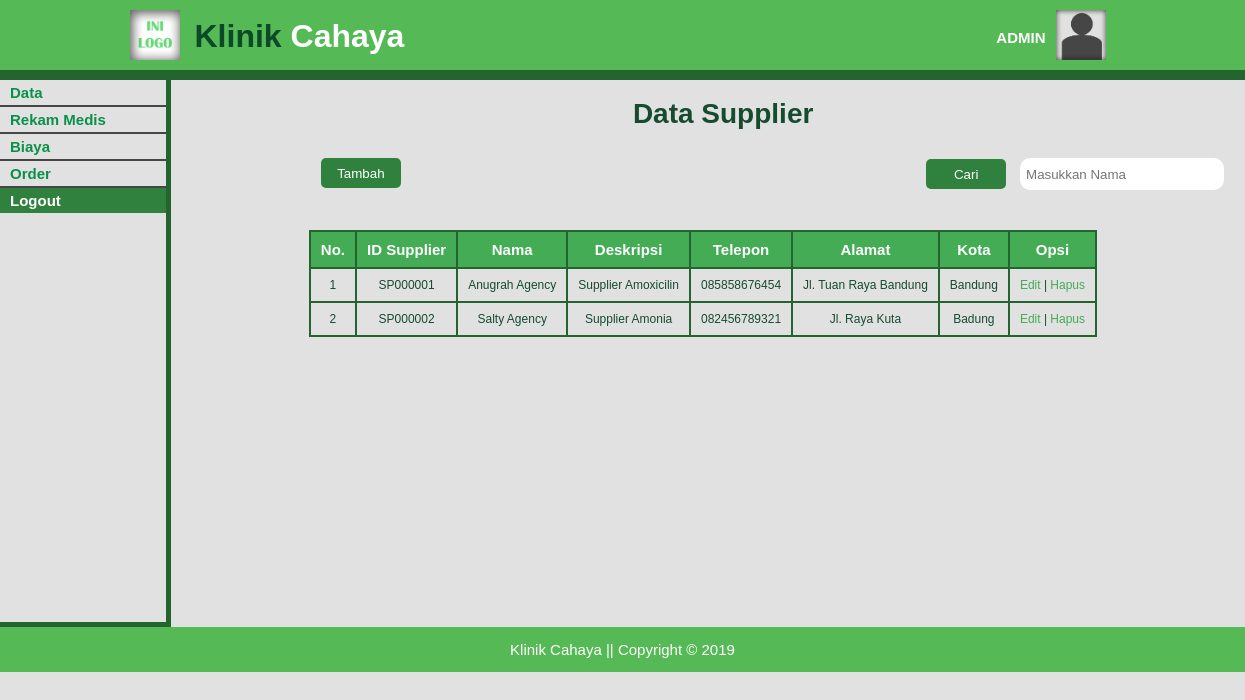
Screenshot of /data_supplier-a.php (signed in) with the database file from the repository.
### tables this page shows
CREATE TABLE `tb_supplier` (
  `id_supplier` varchar(8) NOT NULL,
  `nama` varchar(30) DEFAULT NULL,
  `deskripsi` varchar(30) DEFAULT NULL,
  `telp` varchar(15) DEFAULT NULL,
  `alamat` varchar(100) DEFAULT NULL,
  `kota` varchar(30) DEFAULT NULL
);

### data_supplier-a.php (the view, shortened to what this page needs)
<!DOCTYPE html>
<html>
  <head>
    <link rel="stylesheet" href="./css/data-p_style.css">
  </head>
  <body>
    <header>
      <div class="container">
        <div id="logo">
          <img src="./img/ini_logo.png" alt="Logo">
          <a href="index-a.php"><span class="hightlight">Klinik</span> Cahaya</a>
        </div>
        <div id="profil">
          <img src="./img/pp.png" alt="Profil">
          <h4>ADMIN</h4>
        </div>
      </div>
    </header>
    <section id="sidemenu">
      <div class="container">
        <ul>
          <li class="main">Data
          </li>
          <li class="main"><a href="data_rm-a.php">Rekam Medis</a></li>
					<li class="main">Biaya
          </li>
          <li class="main"><a href="data_order-a.php">Order</a></li>
          <li id="logout"><a href="logout-action.php">Logout</a></li>
        </ul>
      </div>
    </section>
    <section id="content">
      <div class="container">
        <div class="title">
          <h2>Data Supplier</h2>
        </div>
        <div class="button">
          <a href="add-supplier.php"><button type="button" name="tambah">Tambah</button></a>
					<form class="search" action="" method="post">
						<input class="submit" type="submit" name="cariB" value="Cari">
	          <input class="text" type="text" name="cari" placeholder="&nbsp;Masukkan Nama">
					</form>
        </div>
        <br>
        <div class="table">
          <table border=1px>
            <tr>
              <th>No.</th>
              <th>ID Supplier</th>
              <th>Nama</th>
              <th>Deskripsi</th>
              <th>Telepon</th>
							<th>Alamat</th>
              <th>Kota</th>
              <th>Opsi</th>
            </tr>
            <?php
              include('connect.php');
							$cari = empty($_POST['cariB']) ? '' : $_POST['cariB'];
							$inputan = empty($_POST['cari']) ? '' : $_POST['cari'];
							if (isset($cari)) {
								if ($inputan != "") {
									$sql = mysqli_query($connect,"SELECT * FROM tb_supplier WHERE nama like '%$inputan%'");
								}else{
									$sql = mysqli_query($connect,"SELECT * FROM tb_supplier");
								}
							}else{
									$sql = mysqli_query($connect,"SELECT * FROM tb_supplier");
							}
              $no = 1;
              while ($data = mysqli_fetch_array($sql)) {
              ?>
              <tr>
                <td><?php echo $no++; ?></td>
                <td><?php echo $data['id_supplier']; ?></td>
                <td><?php echo $data['nama']; ?></td>
                <td><?php echo $data['deskripsi']; ?></td>
                <td><?php echo $data['telp']; ?></td>
                <td><?php echo $data['alamat']; ?></td>
                <td><?php echo $data['kota']; ?></td>
                <td>
                  <a class="edit" href="update-supplier.php?id=<?php echo $data['id_supplier'] ?>">Edit</a> |
                  <a class="hapus" href="delete-supplier.php?id=<?php echo $data['id_supplier'] ?>">Hapus</a>
                </td>
              </tr>
            <?php  }
             ?>
          </table>
        </div>
      </div>
    </section>
    <footer>
      <div class="container">
        <p>Klinik Cahaya || Copyright &copy; 2019</p>
      </div>
    </footer>
  </body>
</html>

### css/data-p_style.css (style rules this page uses)
body { background-color: #e1e1e1; font: 15px/1 arial,sans-serif; padding: 0; margin: 0; }
.container { width: 80%; margin: auto; overflow: hidden; }
ul { margin: 0; padding: 0; }
header { padding: 10px 0 10px 0; background-color: #55b955; border-bottom: #24642f 10px solid; color : #ffffff; }
header img { width: 50px; height: 50px; }
header #logo img { float:left; padding-left: 5px; }
header #logo a { text-decoration: none; color: white; font-size: 32px; font-weight: bold; float: left; padding: 10px 0 0 15px; }
header .hightlight { color:#0b4928; }
header #profil img { float: right; padding-right: 15px; }
header #profil h4 { float:right; margin: 0; padding: 20px 10px 0 0; }
#sidemenu { padding: 0 0 0 0; color: #0a9049; font-size: 15px; font-weight: bold; float: left; }
#sidemenu .container { width: 150%; margin: auto; left: auto; right: auto; min-height: 542px; border-right: #24642f 5px solid; border-bottom: #24642f 5px solid; }
#sidemenu .main { border-bottom: #464646 2px solid; }
#sidemenu ul li { padding: 5px 0 5px 10px;; }
#sidemenu a { text-decoration: none; color: #0a9049; }
#logout { background-color: #30813e; }
#logout a { color: #ffffff; }
#content { margin: 0; padding: 0 0 0 60px; min-height: 542px; color:#154c2f; text-align: center; float: left; }
#content .container { width:135%; margin:auto; min-height: 500px; }
#content .title { width: 85%; padding: 20px 0 20px 100px; margin: 0; }
#content .button { width: 99%; padding-top: 20px; text-align: right; margin: 0 0 0 0; padding: 10px 0 0 0; }
.search { float: right; }
.submit { background-color: #30813e; color: #ffffff; width: 80px; height: 30px; border: none; border-radius: 5px; margin: 0 10px 0 0; }
.text { border: none; width: 200px; height: 30px; border-radius: 10px; }
#content .button button { background-color: #30813e; color: #ffffff; width: 80px; height: 30px; border: none; border-radius: 5px; margin: 0 10px 0 150px; float: left; }
#content .title h2 { font-size: 28px; margin: 0; padding: 0; }
#content .table { width:100%; margin: 0; padding: 40px 0 0 0; text-align: -webkit-center; clear: both; }
table { border-collapse: collapse; }
table th, td { border: 2px solid #24642f; padding: 10px; text-align: center; }
th { background-color: #43ac55; color: #ffffff; }
td { font-size: 12px; }
td a { text-decoration: none; color: #43ac55; }
footer { clear: both; background-color: #55b955; text-align: center; color: #ffffff; }

### rows the page displays
tb_supplier: id_supplier "SP000001", nama "Anugrah Agency", deskripsi "Supplier Amoxicilin", telp "085858676454", alamat "Jl. Tuan Raya Bandung", kota "Bandung"
tb_supplier: id_supplier "SP000002", nama "Salty Agency", deskripsi "Supplier Amonia", telp "082456789321", alamat "Jl. Raya Kuta", kota "Badung"
